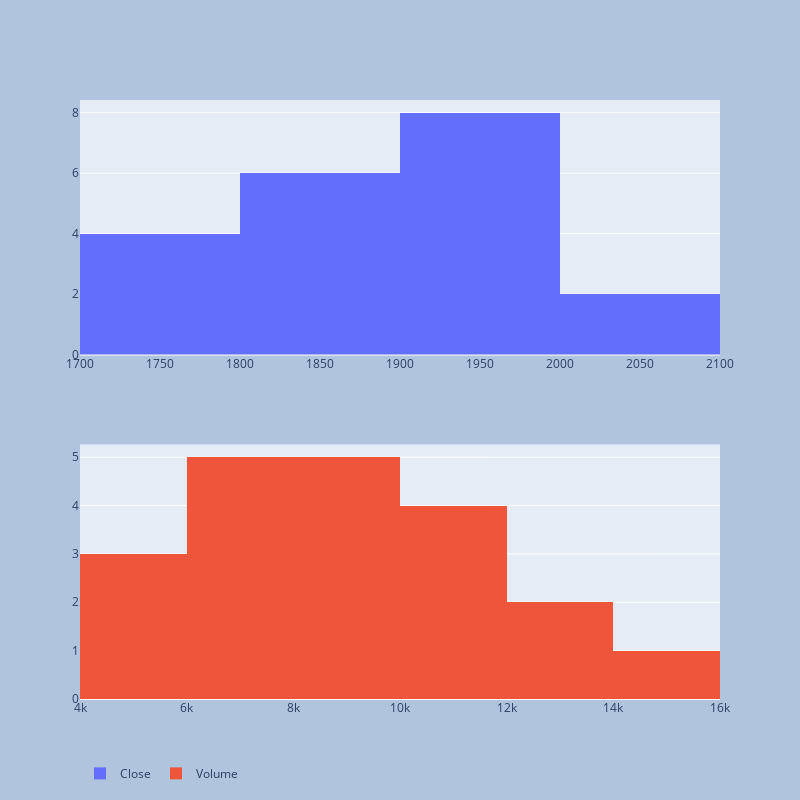

Notebook cell for this chart:
### Code cell
colsToDist_4=[ 'Close','Volume' ]
print(colsToDist_4)
fig=plot_mutiple_histrogram(df,colsToDist_4,len(colsToDist_4))
pio.write_image(fig, f"{report_path}\\{symbol}_PriceVol.png")
fig

### Figure 1 — Plotly figure (JSON) as saved in the notebook; plotly's stock layout.template omitted (floating-point values rounded to 4 significant figures)
{"data": [{"name": "Close", "type": "histogram", "x": [1912.0, 2018.0, 1957.0, 1973.0, 2041.0, 1971.0, 1978.0, 1941.0, 1791, 1725.0, 1791.0, 1812.0, 1998.0, 1941.0, 1817.0, 1833.0, 1774.0, 1804.0, 1805.0, 1886.0], "xaxis": "x", "yaxis": "y"}, {"name": "Volume", "type": "histogram", "x": [8894.0, 10460.0, 9158.0, 5577.0, 6433.0, 9511.0, 7586.0, 8214.0, 13790.0, 14980.0, 7369.0, 6482.0, 11840.0, 10960.0, 12090.0, 10530.0, 9605.0, 5791.0, 5756.0, 7428.0], "xaxis": "x2", "yaxis": "y2"}], "layout": {"autosize": true, "height": 800, "legend": {"orientation": "h"}, "paper_bgcolor": "LightSteelBlue", "width": 800, "xaxis": {"anchor": "y", "autorange": true, "domain": [0, 1], "range": [1700, 2100], "type": "linear"}, "xaxis2": {"anchor": "y2", "autorange": true, "domain": [0, 1], "range": [4000, 16000], "type": "linear"}, "yaxis": {"anchor": "x", "autorange": true, "domain": [0.575, 1], "range": [0, 8.421]}, "yaxis2": {"anchor": "x2", "autorange": true, "domain": [0, 0.425], "range": [0, 5.263]}}}
